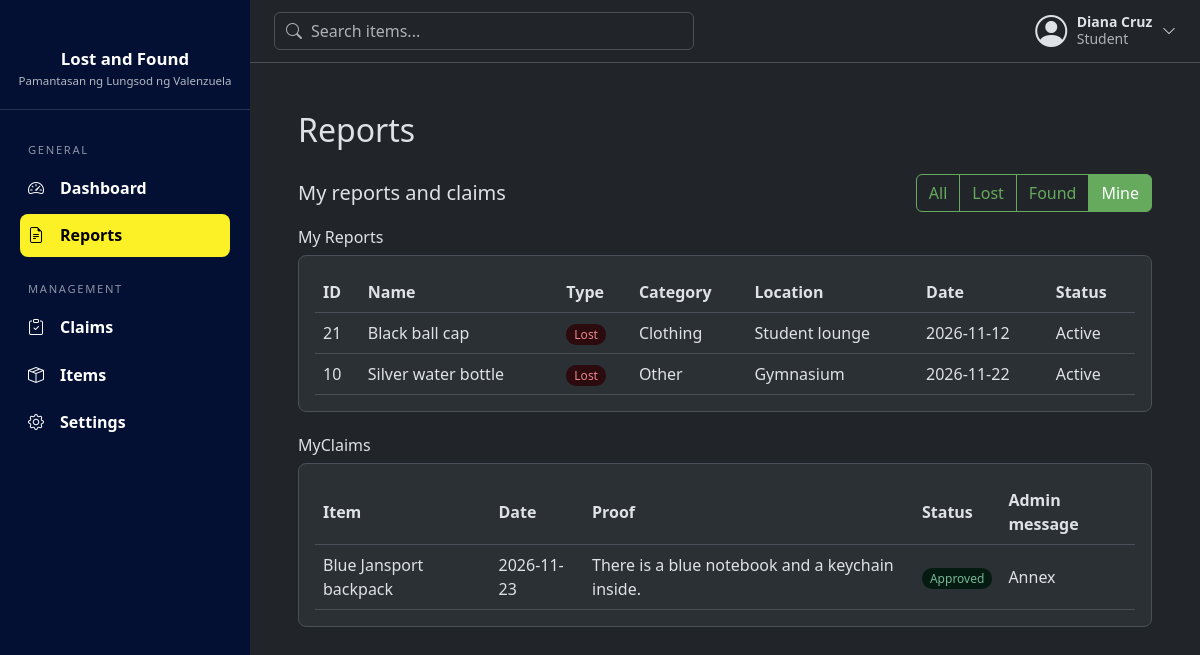
The app's page /reports?q=&type=Mine (signed in), older data.
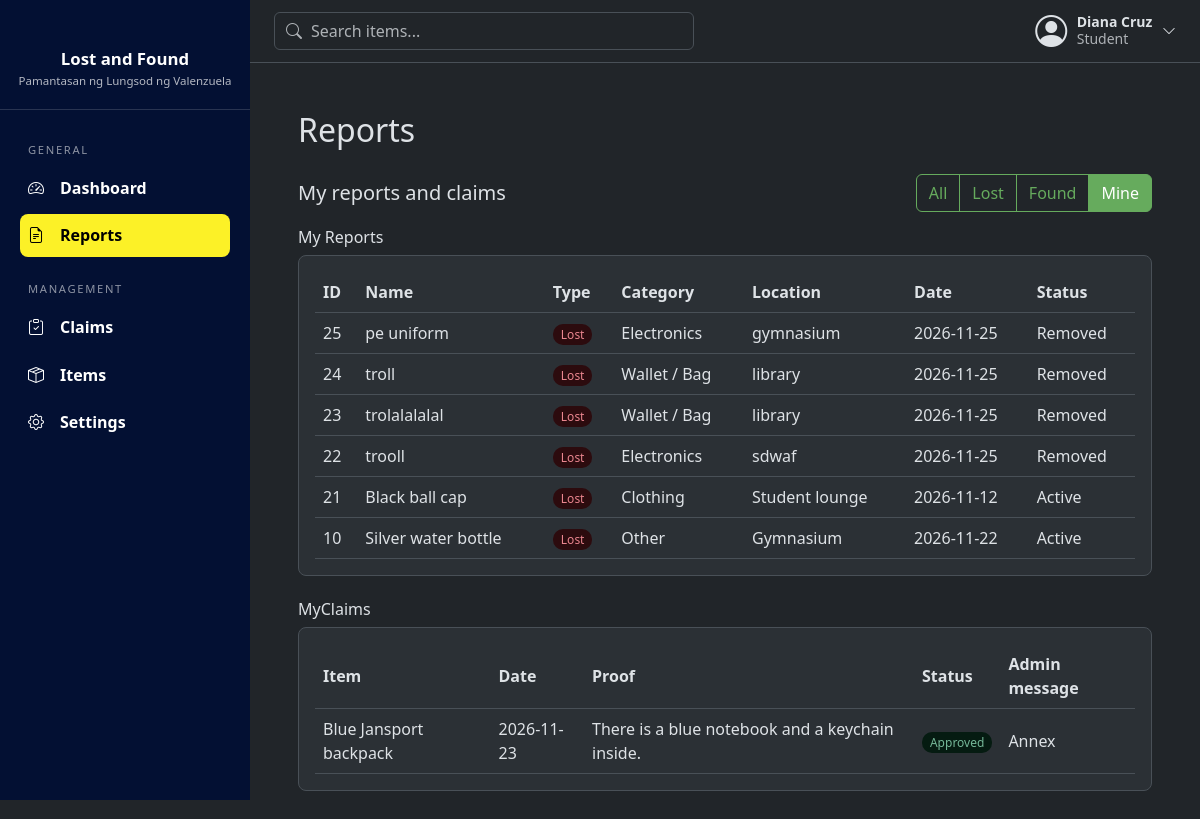
The same page, newer data.
### tables this page shows
CREATE TABLE items (
            item_id INTEGER PRIMARY KEY AUTOINCREMENT,
            user_id INTEGER NOT NULL,
            name TEXT NOT NULL,
            category TEXT NOT NULL,
            description TEXT,
            location TEXT NOT NULL,
            item_status TEXT NOT NULL
                CHECK(item_status IN ('Lost', 'Found')),
            status TEXT NOT NULL DEFAULT 'Active'
                CHECK(status IN ('Active', 'Claimed', 'Returned', 'Removed')),
            date_reported DATE NOT NULL DEFAULT CURRENT_DATE,

            FOREIGN KEY (user_id) REFERENCES users (id)
        );

CREATE TABLE claims (
            claim_id INTEGER PRIMARY KEY AUTOINCREMENT,
            item_id INTEGER NOT NULL,
            user_id INTEGER NOT NULL,
            proof_description TEXT NOT NULL,
            claim_date DATE NOT NULL DEFAULT CURRENT_DATE,
            claim_status TEXT NOT NULL DEFAULT 'Pending'
                CHECK(claim_status IN ('Pending', 'Approved', 'Rejected')), admin_note TEXT,

            FOREIGN KEY (item_id) REFERENCES items (item_id),
            FOREIGN KEY (user_id) REFERENCES users (id)
        );

### routes/shared_routes.py (the view, shortened to what this page needs)
@bp.route("/reports")
@login_required
def reports():
    q = " ".join(request.args.get("q", "").split())      # text typed in the top bar search
    kind = request.args.get("type", "")                  # "Lost", "Found", "Mine", or anything else = all
    if kind == "Mine" and session["role"] != "Admin":
        def has_q(*fields):
            return q.lower() in " ".join(f or "" for f in fields).lower()
        my_reports = [i for i in item_model.by_user(session["user_id"])
                      if has_q(i["name"], i["category"], i["location"], i["description"])]
        my_claims = [c for c in claim_model.by_user(session["user_id"])
                     if has_q(c["item_name"], c["proof_description"])]
        return render_template("reports.html", q=q, kind="Mine",
                               my_reports=my_reports, my_claims=my_claims)

### database/connection.py (called while the page is built)
def get_db():
    if "db" not in g:
        g.db = sqlite3.connect(current_app.config["DATABASE"])
        g.db.row_factory = sqlite3.Row
    return g.db

### models/claim_model.py (called while the page is built)
def by_user(user_id):
    return get_db().execute(
        "SELECT claims.*, items.name AS item_name "
        "FROM claims JOIN items ON claims.item_id = items.item_id "
        "WHERE claims.user_id = ? ORDER BY claims.claim_id DESC",
        (user_id,),
    ).fetchall()

### models/item_model.py (called while the page is built)
def by_user(user_id):
    return get_db().execute(
        "SELECT * FROM items WHERE user_id = ? ORDER BY item_id DESC", (user_id,)
    ).fetchall()

### models/user_model.py (called while the page is built)
def get_by_id(user_id):
    return get_db().execute("SELECT * FROM users WHERE id = ?", (user_id,)).fetchone()

### templates/reports.html (shortened to what this page needs)
{% extends "base.html" %}
{% block content %}
<h2 class="mb-4">Reports</h2>
<div class="d-flex justify-content-between align-items-center flex-wrap gap-2 mb-3">
  <h5 class="mb-0">
    {% if q %}Results for "{{ q }}"
    {% elif kind == "Mine" %}My reports and claims
    {% else %}All active reports{% endif %}
  </h5>
  <div class="btn-group" role="group">
    <a class="btn btn-outline-primary {{ 'active' if kind == 'All' }}" href="{{ url_for('shared.reports', q=q) }}">All</a>
    <a class="btn btn-outline-primary {{ 'active' if kind == 'Lost' }}" href="{{ url_for('shared.reports', q=q, type='Lost') }}">Lost</a>
    <a class="btn btn-outline-primary {{ 'active' if kind == 'Found' }}" href="{{ url_for('shared.reports', q=q, type='Found') }}">Found</a>
    {% if session.role != "Admin" %}
    <a class="btn btn-outline-primary {{ 'active' if kind == 'Mine' }}" href="{{ url_for('shared.reports', q=q, type='Mine') }}">Mine</a>
    {% endif %}
  </div>
</div>
{% if kind == "Mine" %}
  <h6 class="mb-2">My Reports</h6>
  <div class="dash-section">
    {% if my_reports %}
    <table>
      <tr><th>ID</th><th>Name</th><th>Type</th><th>Category</th><th>Location</th><th>Date</th><th>Status</th></tr>
      {% for item in my_reports %}
      <tr>
        <td>{{ item["item_id"] }}</td>
        <td>{{ item["name"] }}</td>
        <td><span class="dash-badge {{ item['item_status'] }}">{{ item["item_status"] }}</span></td>
        <td>{{ item["category"] }}</td>
        <td>{{ item["location"] }}</td>
        <td>{{ item["date_reported"] }}</td>
        <td>{{ item["status"] }}</td>
      </tr>
      {% endfor %}
    </table>
    {% else %}
    <p class="dash-empty mb-0">{% if q %}None of your reports match "{{ q }}".{% else %}You haven't reported any items yet.{% endif %}</p>
    {% endif %}
  </div>
  <h6 class="mb-2">MyClaims</h6>
  <div class="dash-section">
    {% if my_claims %}
    <table>
      <tr><th>Item</th><th>Date</th><th>Proof</th><th>Status</th><th>Admin message</th></tr>
      {% for c in my_claims %}
      <tr>
        <td>{{ c["item_name"] }}</td>
        <td>{{ c["claim_date"] }}</td>
        <td>{{ c["proof_description"] }}</td>
        <td><span class="dash-badge {{ c['claim_status'] }}">{{ c["claim_status"] }}</span></td>
        <td>{{ c["admin_note"] or "-" }}</td>
      </tr>
      {% endfor %}
    </table>
    {% else %}
    <p class="dash-empty mb-0">{% if q %}None of your claims match "{{ q }}".{% else %}You haven't made any claims yet.{% endif %}</p>
    {% endif %}
  </div>
{% endif %}
{% endblock %}

Row changes from the older to the newer data that the page shows:
added items: item_id "25", name "pe uniform", item_status "Lost", category "Electronics", location "gymnasium", date_reported "2026-11-25", status "Removed"
added items: item_id "24", name "troll", item_status "Lost", category "Wallet / Bag", location "library", date_reported "2026-11-25", status "Removed"
added items: item_id "23", name "trolalalalal", item_status "Lost", category "Wallet / Bag", location "library", date_reported "2026-11-25", status "Removed"
added items: item_id "22", name "trooll", item_status "Lost", category "Electronics", location "sdwaf", date_reported "2026-11-25", status "Removed"
